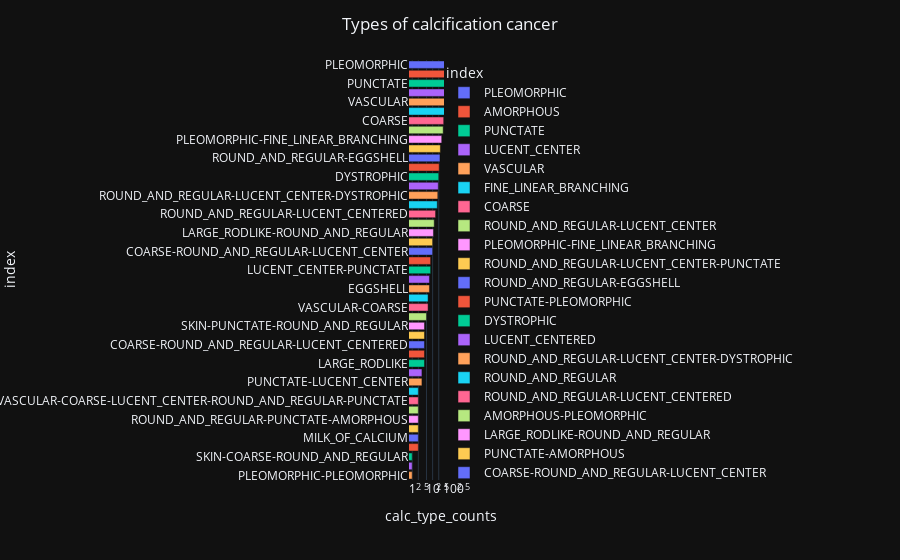

The code cell stored with this chart in its notebook:
### Code cell
bar_3 =px.bar(data_frame=z, y = 'index', x='calc_type_counts', color = 'index', orientation='h')
bar_3.update_layout(title_text='Types of calcification cancer', title_x=0.5,xaxis=dict(type='log'))
bar_3.show()

### Figure 1 — Plotly figure (JSON) as saved in the notebook; plotly's stock layout.template omitted (floating-point values rounded to 4 significant figures)
{"data": [{"alignmentgroup": "True", "hovertemplate": "index=%{y}<br>calc_type_counts=%{x}<extra></extra>", "legendgroup": "PLEOMORPHIC", "marker": {"color": "#636efa", "pattern": {"shape": ""}}, "name": "PLEOMORPHIC", "offsetgroup": "PLEOMORPHIC", "orientation": "h", "showlegend": true, "textposition": "auto", "x": [664], "xaxis": "x", "y": ["PLEOMORPHIC"], "yaxis": "y", "type": "bar"}, {"alignmentgroup": "True", "hovertemplate": "index=%{y}<br>calc_type_counts=%{x}<extra></extra>", "legendgroup": "AMORPHOUS", "marker": {"color": "#EF553B", "pattern": {"shape": ""}}, "name": "AMORPHOUS", "offsetgroup": "AMORPHOUS", "orientation": "h", "showlegend": true, "textposition": "auto", "x": [139], "xaxis": "x", "y": ["AMORPHOUS"], "yaxis": "y", "type": "bar"}, {"alignmentgroup": "True", "hovertemplate": "index=%{y}<br>calc_type_counts=%{x}<extra></extra>", "legendgroup": "PUNCTATE", "marker": {"color": "#00cc96", "pattern": {"shape": ""}}, "name": "PUNCTATE", "offsetgroup": "PUNCTATE", "orientation": "h", "showlegend": true, "textposition": "auto", "x": [106], "xaxis": "x", "y": ["PUNCTATE"], "yaxis": "y", "type": "bar"}, {"alignmentgroup": "True", "hovertemplate": "index=%{y}<br>calc_type_counts=%{x}<extra></extra>", "legendgroup": "LUCENT_CENTER", "marker": {"color": "#ab63fa", "pattern": {"shape": ""}}, "name": "LUCENT_CENTER", "offsetgroup": "LUCENT_CENTER", "orientation": "h", "showlegend": true, "textposition": "auto", "x": [93], "xaxis": "x", "y": ["LUCENT_CENTER"], "yaxis": "y", "type": "bar"}, {"alignmentgroup": "True", "hovertemplate": "index=%{y}<br>calc_type_counts=%{x}<extra></extra>", "legendgroup": "VASCULAR", "marker": {"color": "#FFA15A", "pattern": {"shape": ""}}, "name": "VASCULAR", "offsetgroup": "VASCULAR", "orientation": "h", "showlegend": true, "textposition": "auto", "x": [82], "xaxis": "x", "y": ["VASCULAR"], "yaxis": "y", "type": "bar"}, {"alignmentgroup": "True", "hovertemplate": "index=%{y}<br>calc_type_counts=%{x}<extra></extra>", "legendgroup": "FINE_LINEAR_BRANCHING", "marker": {"color": "#19d3f3", "pattern": {"shape": ""}}, "name": "FINE_LINEAR_BRANCHING", "offsetgroup": "FINE_LINEAR_BRANCHING", "orientation": "h", "showlegend": true, "textposition": "auto", "x": [77], "xaxis": "x", "y": ["FINE_LINEAR_BRANCHING"], "yaxis": "y", "type": "bar"}, {"alignmentgroup": "True", "hovertemplate": "index=%{y}<br>calc_type_counts=%{x}<extra></extra>", "legendgroup": "COARSE", "marker": {"color": "#FF6692", "pattern": {"shape": ""}}, "name": "COARSE", "offsetgroup": "COARSE", "orientation": "h", "showlegend": true, "textposition": "auto", "x": [35], "xaxis": "x", "y": ["COARSE"], "yaxis": "y", "type": "bar"}, {"alignmentgroup": "True", "hovertemplate": "index=%{y}<br>calc_type_counts=%{x}<extra></extra>", "legendgroup": "ROUND_AND_REGULAR-LUCENT_CENTER", "marker": {"color": "#B6E880", "pattern": {"shape": ""}}, "name": "ROUND_AND_REGULAR-LUCENT_CENTER", "offsetgroup": "ROUND_AND_REGULAR-LUCENT_CENTER", "orientation": "h", "showlegend": true, "textposition": "auto", "x": [33], "xaxis": "x", "y": ["ROUND_AND_REGULAR-LUCENT_CENTER"], "yaxis": "y", "type": "bar"}, {"alignmentgroup": "True", "hovertemplate": "index=%{y}<br>calc_type_counts=%{x}<extra></extra>", "legendgroup": "PLEOMORPHIC-FINE_LINEAR_BRANCHING", "marker": {"color": "#FF97FF", "pattern": {"shape": ""}}, "name": "PLEOMORPHIC-FINE_LINEAR_BRANCHING", "offsetgroup": "PLEOMORPHIC-FINE_LINEAR_BRANCHING", "orientation": "h", "showlegend": true, "textposition": "auto", "x": [28], "xaxis": "x", "y": ["PLEOMORPHIC-FINE_LINEAR_BRANCHING"], "yaxis": "y", "type": "bar"}, {"alignmentgroup": "True", "hovertemplate": "index=%{y}<br>calc_type_counts=%{x}<extra></extra>", "legendgroup": "ROUND_AND_REGULAR-LUCENT_CENTER-PUNCTATE", "marker": {"color": "#FECB52", "pattern": {"shape": ""}}, "name": "ROUND_AND_REGULAR-LUCENT_CENTER-PUNCTATE", "offsetgroup": "ROUND_AND_REGULAR-LUCENT_CENTER-PUNCTATE", "orientation": "h", "showlegend": true, "textposition": "auto", "x": [24], "xaxis": "x", "y": ["ROUND_AND_REGULAR-LUCENT_CENTER-PUNCTATE"], "yaxis": "y", "type": "bar"}, {"alignmentgroup": "True", "hovertemplate": "index=%{y}<br>calc_type_counts=%{x}<extra></extra>", "legendgroup": "ROUND_AND_REGULAR-EGGSHELL", "marker": {"color": "#636efa", "pattern": {"shape": ""}}, "name": "ROUND_AND_REGULAR-EGGSHELL", "offsetgroup": "ROUND_AND_REGULAR-EGGSHELL", "orientation": "h", "showlegend": true, "textposition": "auto", "x": [23], "xaxis": "x", "y": ["ROUND_AND_REGULAR-EGGSHELL"], "yaxis": "y", "type": "bar"}, {"alignmentgroup": "True", "hovertemplate": "index=%{y}<br>calc_type_counts=%{x}<extra></extra>", "legendgroup": "PUNCTATE-PLEOMORPHIC", "marker": {"color": "#EF553B", "pattern": {"shape": ""}}, "name": "PUNCTATE-PLEOMORPHIC", "offsetgroup": "PUNCTATE-PLEOMORPHIC", "orientation": "h", "showlegend": true, "textposition": "auto", "x": [21], "xaxis": "x", "y": ["PUNCTATE-PLEOMORPHIC"], "yaxis": "y", "type": "bar"}, {"alignmentgroup": "True", "hovertemplate": "index=%{y}<br>calc_type_counts=%{x}<extra></extra>", "legendgroup": "DYSTROPHIC", "marker": {"color": "#00cc96", "pattern": {"shape": ""}}, "name": "DYSTROPHIC", "offsetgroup": "DYSTROPHIC", "orientation": "h", "showlegend": true, "textposition": "auto", "x": [20], "xaxis": "x", "y": ["DYSTROPHIC"], "yaxis": "y", "type": "bar"}, {"alignmentgroup": "True", "hovertemplate": "index=%{y}<br>calc_type_counts=%{x}<extra></extra>", "legendgroup": "LUCENT_CENTERED", "marker": {"color": "#ab63fa", "pattern": {"shape": ""}}, "name": "LUCENT_CENTERED", "offsetgroup": "LUCENT_CENTERED", "orientation": "h", "showlegend": true, "textposition": "auto", "x": [19], "xaxis": "x", "y": ["LUCENT_CENTERED"], "yaxis": "y", "type": "bar"}, {"alignmentgroup": "True", "hovertemplate": "index=%{y}<br>calc_type_counts=%{x}<extra></extra>", "legendgroup": "ROUND_AND_REGULAR-LUCENT_CENTER-DYSTROPHIC", "marker": {"color": "#FFA15A", "pattern": {"shape": ""}}, "name": "ROUND_AND_REGULAR-LUCENT_CENTER-DYSTROPHIC", "offsetgroup": "ROUND_AND_REGULAR-LUCENT_CENTER-DYSTROPHIC", "orientation": "h", "showlegend": true, "textposition": "auto", "x": [18], "xaxis": "x", "y": ["ROUND_AND_REGULAR-LUCENT_CENTER-DYSTROPHIC"], "yaxis": "y", "type": "bar"}, {"alignmentgroup": "True", "hovertemplate": "index=%{y}<br>calc_type_counts=%{x}<extra></extra>", "legendgroup": "ROUND_AND_REGULAR", "marker": {"color": "#19d3f3", "pattern": {"shape": ""}}, "name": "ROUND_AND_REGULAR", "offsetgroup": "ROUND_AND_REGULAR", "orientation": "h", "showlegend": true, "textposition": "auto", "x": [17], "xaxis": "x", "y": ["ROUND_AND_REGULAR"], "yaxis": "y", "type": "bar"}, {"alignmentgroup": "True", "hovertemplate": "index=%{y}<br>calc_type_counts=%{x}<extra></extra>", "legendgroup": "ROUND_AND_REGULAR-LUCENT_CENTERED", "marker": {"color": "#FF6692", "pattern": {"shape": ""}}, "name": "ROUND_AND_REGULAR-LUCENT_CENTERED", "offsetgroup": "ROUND_AND_REGULAR-LUCENT_CENTERED", "orientation": "h", "showlegend": true, "textposition": "auto", "x": [14], "xaxis": "x", "y": ["ROUND_AND_REGULAR-LUCENT_CENTERED"], "yaxis": "y", "type": "bar"}, {"alignmentgroup": "True", "hovertemplate": "index=%{y}<br>calc_type_counts=%{x}<extra></extra>", "legendgroup": "AMORPHOUS-PLEOMORPHIC", "marker": {"color": "#B6E880", "pattern": {"shape": ""}}, "name": "AMORPHOUS-PLEOMORPHIC", "offsetgroup": "AMORPHOUS-PLEOMORPHIC", "orientation": "h", "showlegend": true, "textposition": "auto", "x": [12], "xaxis": "x", "y": ["AMORPHOUS-PLEOMORPHIC"], "yaxis": "y", "type": "bar"}, {"alignmentgroup": "True", "hovertemplate": "index=%{y}<br>calc_type_counts=%{x}<extra></extra>", "legendgroup": "LARGE_RODLIKE-ROUND_AND_REGULAR", "marker": {"color": "#FF97FF", "pattern": {"shape": ""}}, "name": "LARGE_RODLIKE-ROUND_AND_REGULAR", "offsetgroup": "LARGE_RODLIKE-ROUND_AND_REGULAR", "orientation": "h", "showlegend": true, "textposition": "auto", "x": [11], "xaxis": "x", "y": ["LARGE_RODLIKE-ROUND_AND_REGULAR"], "yaxis": "y", "type": "bar"}, {"alignmentgroup": "True", "hovertemplate": "index=%{y}<br>calc_type_counts=%{x}<extra></extra>", "legendgroup": "PUNCTATE-AMORPHOUS", "marker": {"color": "#FECB52", "pattern": {"shape": ""}}, "name": "PUNCTATE-AMORPHOUS", "offsetgroup": "PUNCTATE-AMORPHOUS", "orientation": "h", "showlegend": true, "textposition": "auto", "x": [10], "xaxis": "x", "y": ["PUNCTATE-AMORPHOUS"], "yaxis": "y", "type": "bar"}, {"alignmentgroup": "True", "hovertemplate": "index=%{y}<br>calc_type_counts=%{x}<extra></extra>", "legendgroup": "COARSE-ROUND_AND_REGULAR-LUCENT_CENTER", "marker": {"color": "#636efa", "pattern": {"shape": ""}}, "name": "COARSE-ROUND_AND_REGULAR-LUCENT_CENTER", "offsetgroup": "COARSE-ROUND_AND_REGULAR-LUCENT_CENTER", "orientation": "h", "showlegend": true, "textposition": "auto", "x": [10], "xaxis": "x", "y": ["COARSE-ROUND_AND_REGULAR-LUCENT_CENTER"], "yaxis": "y", "type": "bar"}, {"alignmentgroup": "True", "hovertemplate": "index=%{y}<br>calc_type_counts=%{x}<extra></extra>", "legendgroup": "VASCULAR-COARSE-LUCENT_CENTERED", "marker": {"color": "#EF553B", "pattern": {"shape": ""}}, "name": "VASCULAR-COARSE-LUCENT_CENTERED", "offsetgroup": "VASCULAR-COARSE-LUCENT_CENTERED", "orientation": "h", "showlegend": true, "textposition": "auto", "x": [8], "xaxis": "x", "y": ["VASCULAR-COARSE-LUCENT_CENTERED"], "yaxis": "y", "type": "bar"}, {"alignmentgroup": "True", "hovertemplate": "index=%{y}<br>calc_type_counts=%{x}<extra></extra>", "legendgroup": "LUCENT_CENTER-PUNCTATE", "marker": {"color": "#00cc96", "pattern": {"shape": ""}}, "name": "LUCENT_CENTER-PUNCTATE", "offsetgroup": "LUCENT_CENTER-PUNCTATE", "orientation": "h", "showlegend": true, "textposition": "auto", "x": [8], "xaxis": "x", "y": ["LUCENT_CENTER-PUNCTATE"], "yaxis": "y", "type": "bar"}, {"alignmentgroup": "True", "hovertemplate": "index=%{y}<br>calc_type_counts=%{x}<extra></extra>", "legendgroup": "ROUND_AND_REGULAR-PLEOMORPHIC", "marker": {"color": "#ab63fa", "pattern": {"shape": ""}}, "name": "ROUND_AND_REGULAR-PLEOMORPHIC", "offsetgroup": "ROUND_AND_REGULAR-PLEOMORPHIC", "orientation": "h", "showlegend": true, "textposition": "auto", "x": [7], "xaxis": "x", "y": ["ROUND_AND_REGULAR-PLEOMORPHIC"], "yaxis": "y", "type": "bar"}, {"alignmentgroup": "True", "hovertemplate": "index=%{y}<br>calc_type_counts=%{x}<extra></extra>", "legendgroup": "EGGSHELL", "marker": {"color": "#FFA15A", "pattern": {"shape": ""}}, "name": "EGGSHELL", "offsetgroup": "EGGSHELL", "orientation": "h", "showlegend": true, "textposition": "auto", "x": [7], "xaxis": "x", "y": ["EGGSHELL"], "yaxis": "y", "type": "bar"}, {"alignmentgroup": "True", "hovertemplate": "index=%{y}<br>calc_type_counts=%{x}<extra></extra>", "legendgroup": "PUNCTATE-FINE_LINEAR_BRANCHING", "marker": {"color": "#19d3f3", "pattern": {"shape": ""}}, "name": "PUNCTATE-FINE_LINEAR_BRANCHING", "offsetgroup": "PUNCTATE-FINE_LINEAR_BRANCHING", "orientation": "h", "showlegend": true, "textposition": "auto", "x": [6], "xaxis": "x", "y": ["PUNCTATE-FINE_LINEAR_BRANCHING"], "yaxis": "y", "type": "bar"}, {"alignmentgroup": "True", "hovertemplate": "index=%{y}<br>calc_type_counts=%{x}<extra></extra>", "legendgroup": "VASCULAR-COARSE", "marker": {"color": "#FF6692", "pattern": {"shape": ""}}, "name": "VASCULAR-COARSE", "offsetgroup": "VASCULAR-COARSE", "orientation": "h", "showlegend": true, "textposition": "auto", "x": [6], "xaxis": "x", "y": ["VASCULAR-COARSE"], "yaxis": "y", "type": "bar"}, {"alignmentgroup": "True", "hovertemplate": "index=%{y}<br>calc_type_counts=%{x}<extra></extra>", "legendgroup": "ROUND_AND_REGULAR-PUNCTATE", "marker": {"color": "#B6E880", "pattern": {"shape": ""}}, "name": "ROUND_AND_REGULAR-PUNCTATE", "offsetgroup": "ROUND_AND_REGULAR-PUNCTATE", "orientation": "h", "showlegend": true, "textposition": "auto", "x": [5], "xaxis": "x", "y": ["ROUND_AND_REGULAR-PUNCTATE"], "yaxis": "y", "type": "bar"}, {"alignmentgroup": "True", "hovertemplate": "index=%{y}<br>calc_type_counts=%{x}<extra></extra>", "legendgroup": "SKIN-PUNCTATE-ROUND_AND_REGULAR", "marker": {"color": "#FF97FF", "pattern": {"shape": ""}}, "name": "SKIN-PUNCTATE-ROUND_AND_REGULAR", "offsetgroup": "SKIN-PUNCTATE-ROUND_AND_REGULAR", "orientation": "h", "showlegend": true, "textposition": "auto", "x": [4], "xaxis": "x", "y": ["SKIN-PUNCTATE-ROUND_AND_REGULAR"], "yaxis": "y", "type": "bar"}, {"alignmentgroup": "True", "hovertemplate": "index=%{y}<br>calc_type_counts=%{x}<extra></extra>", "legendgroup": "SKIN-PUNCTATE", "marker": {"color": "#FECB52", "pattern": {"shape": ""}}, "name": "SKIN-PUNCTATE", "offsetgroup": "SKIN-PUNCTATE", "orientation": "h", "showlegend": true, "textposition": "auto", "x": [4], "xaxis": "x", "y": ["SKIN-PUNCTATE"], "yaxis": "y", "type": "bar"}, {"alignmentgroup": "True", "hovertemplate": "index=%{y}<br>calc_type_counts=%{x}<extra></extra>", "legendgroup": "COARSE-ROUND_AND_REGULAR-LUCENT_CENTERED", "marker": {"color": "#636efa", "pattern": {"shape": ""}}, "name": "COARSE-ROUND_AND_REGULAR-LUCENT_CENTERED", "offsetgroup": "COARSE-ROUND_AND_REGULAR-LUCENT_CENTERED", "orientation": "h", "showlegend": true, "textposition": "auto", "x": [4], "xaxis": "x", "y": ["COARSE-ROUND_AND_REGULAR-LUCENT_CENTERED"], "yaxis": "y", "type": "bar"}, {"alignmentgroup": "True", "hovertemplate": "index=%{y}<br>calc_type_counts=%{x}<extra></extra>", "legendgroup": "PUNCTATE-ROUND_AND_REGULAR", "marker": {"color": "#EF553B", "pattern": {"shape": ""}}, "name": "PUNCTATE-ROUND_AND_REGULAR", "offsetgroup": "PUNCTATE-ROUND_AND_REGULAR", "orientation": "h", "showlegend": true, "textposition": "auto", "x": [4], "xaxis": "x", "y": ["PUNCTATE-ROUND_AND_REGULAR"], "yaxis": "y", "type": "bar"}, {"alignmentgroup": "True", "hovertemplate": "index=%{y}<br>calc_type_counts=%{x}<extra></extra>", "legendgroup": "LARGE_RODLIKE", "marker": {"color": "#00cc96", "pattern": {"shape": ""}}, "name": "LARGE_RODLIKE", "offsetgroup": "LARGE_RODLIKE", "orientation": "h", "showlegend": true, "textposition": "auto", "x": [4], "xaxis": "x", "y": ["LARGE_RODLIKE"], "yaxis": "y", "type": "bar"}, {"alignmentgroup": "True", "hovertemplate": "index=%{y}<br>calc_type_counts=%{x}<extra></extra>", "legendgroup": "AMORPHOUS-ROUND_AND_REGULAR", "marker": {"color": "#ab63fa", "pattern": {"shape": ""}}, "name": "AMORPHOUS-ROUND_AND_REGULAR", "offsetgroup": "AMORPHOUS-ROUND_AND_REGULAR", "orientation": "h", "showlegend": true, "textposition": "auto", "x": [3], "xaxis": "x", "y": ["AMORPHOUS-ROUND_AND_REGULAR"], "yaxis": "y", "type": "bar"}, {"alignmentgroup": "True", "hovertemplate": "index=%{y}<br>calc_type_counts=%{x}<extra></extra>", "legendgroup": "PUNCTATE-LUCENT_CENTER", "marker": {"color": "#FFA15A", "pattern": {"shape": ""}}, "name": "PUNCTATE-LUCENT_CENTER", "offsetgroup": "PUNCTATE-LUCENT_CENTER", "orientation": "h", "showlegend": true, "textposition": "auto", "x": [3], "xaxis": "x", "y": ["PUNCTATE-LUCENT_CENTER"], "yaxis": "y", "type": "bar"}, {"alignmentgroup": "True", "hovertemplate": "index=%{y}<br>calc_type_counts=%{x}<extra></extra>", "legendgroup": "SKIN", "marker": {"color": "#19d3f3", "pattern": {"shape": ""}}, "name": "SKIN", "offsetgroup": "SKIN", "orientation": "h", "showlegend": true, "textposition": "auto", "x": [2], "xaxis": "x", "y": ["SKIN"], "yaxis": "y", "type": "bar"}, {"alignmentgroup": "True", "hovertemplate": "index=%{y}<br>calc_type_counts=%{x}<extra></extra>", "legendgroup": "VASCULAR-COARSE-LUCENT_CENTER-ROUND_AND_REGULAR-PUNCTATE", "marker": {"color": "#FF6692", "pattern": {"shape": ""}}, "name": "VASCULAR-COARSE-LUCENT_CENTER-ROUND_AND_REGULAR-PUNCTATE", "offsetgroup": "VASCULAR-COARSE-LUCENT_CENTER-ROUND_AND_REGULAR-PUNCTATE", "orientation": "h", "showlegend": true, "textposition": "auto", "x": [2], "xaxis": "x", "y": ["VASCULAR-COARSE-LUCENT_CENTER-ROUND_AND_REGULAR-PUNCTATE"], "yaxis": "y", "type": "bar"}, {"alignmentgroup": "True", "hovertemplate": "index=%{y}<br>calc_type_counts=%{x}<extra></extra>", "legendgroup": "COARSE-PLEOMORPHIC", "marker": {"color": "#B6E880", "pattern": {"shape": ""}}, "name": "COARSE-PLEOMORPHIC", "offsetgroup": "COARSE-PLEOMORPHIC", "orientation": "h", "showlegend": true, "textposition": "auto", "x": [2], "xaxis": "x", "y": ["COARSE-PLEOMORPHIC"], "yaxis": "y", "type": "bar"}, {"alignmentgroup": "True", "hovertemplate": "index=%{y}<br>calc_type_counts=%{x}<extra></extra>", "legendgroup": "ROUND_AND_REGULAR-PUNCTATE-AMORPHOUS", "marker": {"color": "#FF97FF", "pattern": {"shape": ""}}, "name": "ROUND_AND_REGULAR-PUNCTATE-AMORPHOUS", "offsetgroup": "ROUND_AND_REGULAR-PUNCTATE-AMORPHOUS", "orientation": "h", "showlegend": true, "textposition": "auto", "x": [2], "xaxis": "x", "y": ["ROUND_AND_REGULAR-PUNCTATE-AMORPHOUS"], "yaxis": "y", "type": "bar"}, {"alignmentgroup": "True", "hovertemplate": "index=%{y}<br>calc_type_counts=%{x}<extra></extra>", "legendgroup": "COARSE-LUCENT_CENTER", "marker": {"color": "#FECB52", "pattern": {"shape": ""}}, "name": "COARSE-LUCENT_CENTER", "offsetgroup": "COARSE-LUCENT_CENTER", "orientation": "h", "showlegend": true, "textposition": "auto", "x": [2], "xaxis": "x", "y": ["COARSE-LUCENT_CENTER"], "yaxis": "y", "type": "bar"}, {"alignmentgroup": "True", "hovertemplate": "index=%{y}<br>calc_type_counts=%{x}<extra></extra>", "legendgroup": "MILK_OF_CALCIUM", "marker": {"color": "#636efa", "pattern": {"shape": ""}}, "name": "MILK_OF_CALCIUM", "offsetgroup": "MILK_OF_CALCIUM", "orientation": "h", "showlegend": true, "textposition": "auto", "x": [2], "xaxis": "x", "y": ["MILK_OF_CALCIUM"], "yaxis": "y", "type": "bar"}, {"alignmentgroup": "True", "hovertemplate": "index=%{y}<br>calc_type_counts=%{x}<extra></extra>", "legendgroup": "COARSE-ROUND_AND_REGULAR", "marker": {"color": "#EF553B", "pattern": {"shape": ""}}, "name": "COARSE-ROUND_AND_REGULAR", "offsetgroup": "COARSE-ROUND_AND_REGULAR", "orientation": "h", "showlegend": true, "textposition": "auto", "x": [2], "xaxis": "x", "y": ["COARSE-ROUND_AND_REGULAR"], "yaxis": "y", "type": "bar"}, {"alignmentgroup": "True", "hovertemplate": "index=%{y}<br>calc_type_counts=%{x}<extra></extra>", "legendgroup": "SKIN-COARSE-ROUND_AND_REGULAR", "marker": {"color": "#00cc96", "pattern": {"shape": ""}}, "name": "SKIN-COARSE-ROUND_AND_REGULAR", "offsetgroup": "SKIN-COARSE-ROUND_AND_REGULAR", "orientation": "h", "showlegend": true, "textposition": "auto", "x": [1], "xaxis": "x", "y": ["SKIN-COARSE-ROUND_AND_REGULAR"], "yaxis": "y", "type": "bar"}, {"alignmentgroup": "True", "hovertemplate": "index=%{y}<br>calc_type_counts=%{x}<extra></extra>", "legendgroup": "ROUND_AND_REGULAR-AMORPHOUS", "marker": {"color": "#ab63fa", "pattern": {"shape": ""}}, "name": "ROUND_AND_REGULAR-AMORPHOUS", "offsetgroup": "ROUND_AND_REGULAR-AMORPHOUS", "orientation": "h", "showlegend": true, "textposition": "auto", "x": [1], "xaxis": "x", "y": ["ROUND_AND_REGULAR-AMORPHOUS"], "yaxis": "y", "type": "bar"}, {"alignmentgroup": "True", "hovertemplate": "index=%{y}<br>calc_type_counts=%{x}<extra></extra>", "legendgroup": "PLEOMORPHIC-PLEOMORPHIC", "marker": {"color": "#FFA15A", "pattern": {"shape": ""}}, "name": "PLEOMORPHIC-PLEOMORPHIC", "offsetgroup": "PLEOMORPHIC-PLEOMORPHIC", "orientation": "h", "showlegend": true, "textposition": "auto", "x": [1], "xaxis": "x", "y": ["PLEOMORPHIC-PLEOMORPHIC"], "yaxis": "y", "type": "bar"}], "layout": {"xaxis": {"anchor": "y", "domain": [0.0, 1.0], "title": {"text": "calc_type_counts"}, "type": "log"}, "yaxis": {"anchor": "x", "domain": [0.0, 1.0], "title": {"text": "index"}, "categoryorder": "array", "categoryarray": ["PLEOMORPHIC-PLEOMORPHIC", "ROUND_AND_REGULAR-AMORPHOUS", "SKIN-COARSE-ROUND_AND_REGULAR", "COARSE-ROUND_AND_REGULAR", "MILK_OF_CALCIUM", "COARSE-LUCENT_CENTER", "ROUND_AND_REGULAR-PUNCTATE-AMORPHOUS", "COARSE-PLEOMORPHIC", "VASCULAR-COARSE-LUCENT_CENTER-ROUND_AND_REGULAR-PUNCTATE", "SKIN", "PUNCTATE-LUCENT_CENTER", "AMORPHOUS-ROUND_AND_REGULAR", "LARGE_RODLIKE", "PUNCTATE-ROUND_AND_REGULAR", "COARSE-ROUND_AND_REGULAR-LUCENT_CENTERED", "SKIN-PUNCTATE", "SKIN-PUNCTATE-ROUND_AND_REGULAR", "ROUND_AND_REGULAR-PUNCTATE", "VASCULAR-COARSE", "PUNCTATE-FINE_LINEAR_BRANCHING", "EGGSHELL", "ROUND_AND_REGULAR-PLEOMORPHIC", "LUCENT_CENTER-PUNCTATE", "VASCULAR-COARSE-LUCENT_CENTERED", "COARSE-ROUND_AND_REGULAR-LUCENT_CENTER", "PUNCTATE-AMORPHOUS", "LARGE_RODLIKE-ROUND_AND_REGULAR", "AMORPHOUS-PLEOMORPHIC", "ROUND_AND_REGULAR-LUCENT_CENTERED", "ROUND_AND_REGULAR", "ROUND_AND_REGULAR-LUCENT_CENTER-DYSTROPHIC", "LUCENT_CENTERED", "DYSTROPHIC", "PUNCTATE-PLEOMORPHIC", "ROUND_AND_REGULAR-EGGSHELL", "ROUND_AND_REGULAR-LUCENT_CENTER-PUNCTATE", "PLEOMORPHIC-FINE_LINEAR_BRANCHING", "ROUND_AND_REGULAR-LUCENT_CENTER", "COARSE", "FINE_LINEAR_BRANCHING", "VASCULAR", "LUCENT_CENTER", "PUNCTATE", "AMORPHOUS", "PLEOMORPHIC"]}, "legend": {"title": {"text": "index"}, "tracegroupgap": 0}, "margin": {"t": 60}, "barmode": "relative", "title": {"text": "Types of calcification cancer", "x": 0.5}}}
